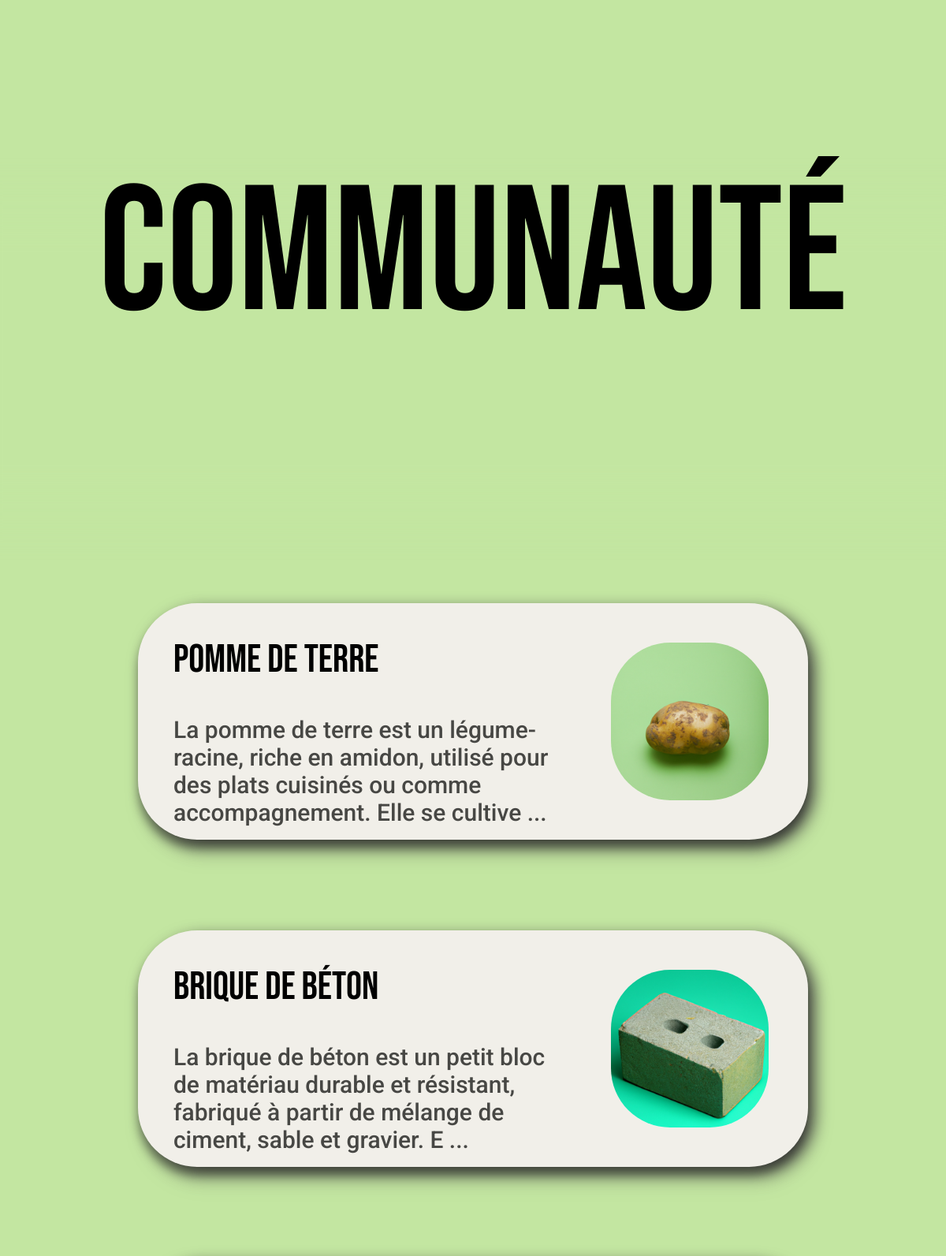
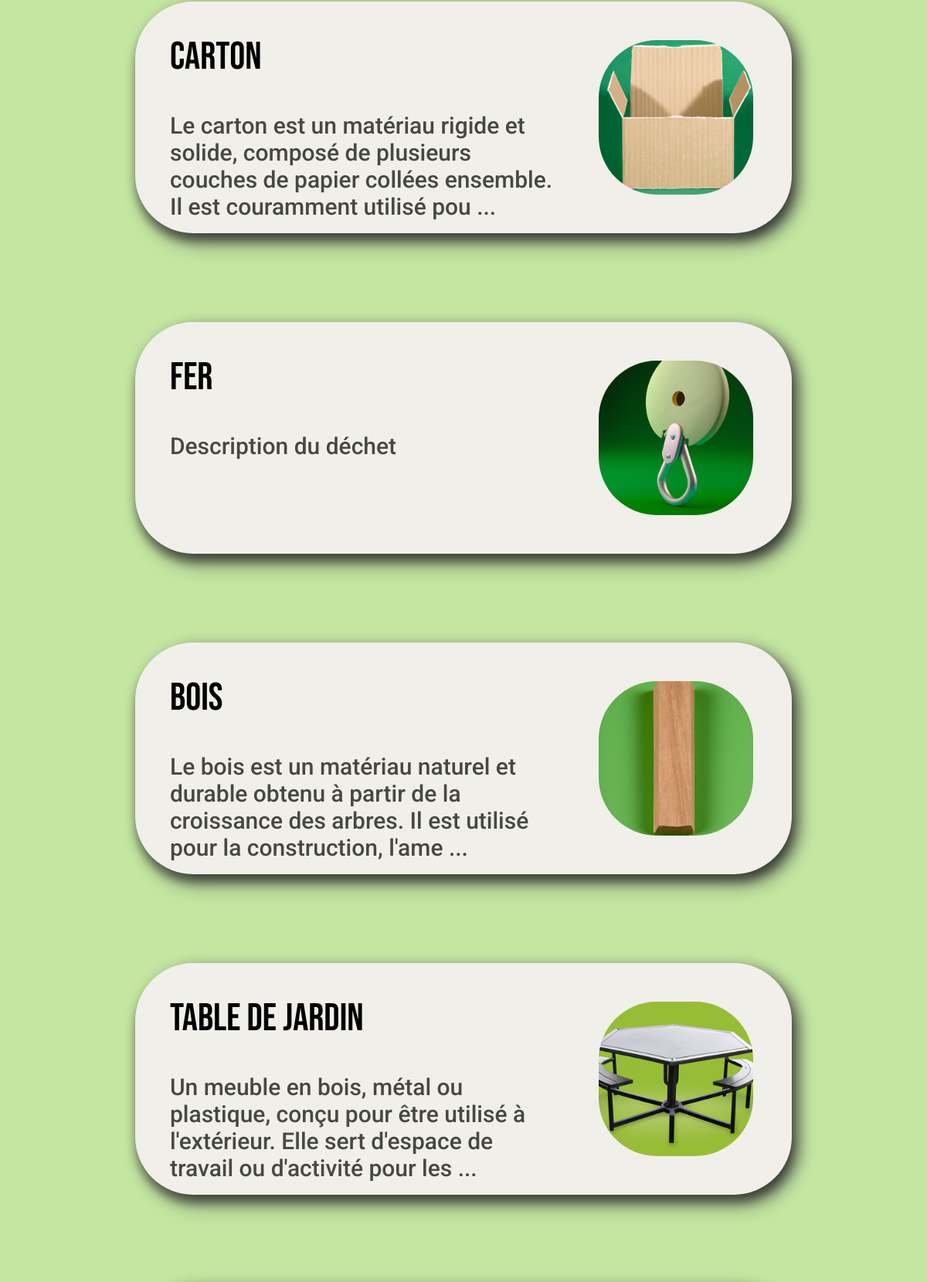
The app's page /popular (upper part) with its own data (2 pictures, top to bottom).
### app/models.py (models this page shows, shortened)
class Waste(db.Model):
    id = db.Column(db.Integer, primary_key=True)
    name = db.Column(db.String(20), unique=True, nullable=False)
    description = db.Column(db.Text, nullable=False)
    list_recycling_possibilitites = db.Column(db.Text, nullable=False)
    nb_views = db.Column(db.Integer, nullable=False, default=0)
    last_viewed = db.Column(db.DateTime, nullable=False,
                            default=datetime.utcnow)

### app/wastes/routes.py (the view)
@wastes_bp.route('/popular')
def popular():
    page = request.args.get('page', 1, type=int)
    wastes = Waste.query.order_by(
        Waste.nb_views.desc()).paginate(page=page, per_page=10)
    return render_template('popular.html', wastes=wastes, title='Popular', location='popular')

### app/templates/popular.html (shortened to what this page needs)
{%extends "layout.html"%}
{% block head%}
<link rel="stylesheet" href="{{ url_for('static', filename='css/article-waste-container.css') }}">
{% endblock %}
{% block content %}
<div class="div-content-site">
    <nav class="navbar">
        <div class="navbar-blur"></div>
        <h1>COMMUNAUTÉ</h1>
    </nav>
    {% for waste in wastes.items %}
    <div class="content-container">
        <a href="{{ url_for('wastes.waste', waste_id=waste.id) }}" target="_self">
            <div class="text-container">
                <h2>{{ waste.name }}</h2>
                {% if waste.description[:130] !=  waste.description[:131] %}
                <p>{{ waste.description[:130] + ' ...' }}</p>
                {% else %}
                <p>{{ waste.description }}</p>
                {% endif %}
            </div>
            <div class="image-container">
                <img src={{ url_for('static', filename='uploads/wastes/' + waste.name + '.png' ) }} alt="Image">
            </div>
        </a>
    </div>
    {% endfor %}
</div>
{% endblock content %}

### app/templates/layout.html (shortened to what this page needs)
<!DOCTYPE html>
<html>
<head>
    <link rel="stylesheet" href="{{ url_for('static', filename='css/main.css') }}">
    {% block head%}{% endblock %}
</head>
<body>
    {% block content%}{% endblock %}
</body>
</html>

### app/static/css/main.css (style rules this page uses)
body { background-color: #C3E6A1; font-family: 'Roboto', sans-serif; }
.navbar, .navbar-search { position: fixed; left: 0%; width: 100%; top: 0%; z-index: 9998; margin: 0; }
.navbar { height: 650px; }
.navbar-blur, .navbar-search-blur { position: absolute; left: -4.63%; right: -4.63%; bottom: 0%; background: #C3E6A1; filter: blur(25px); }
.navbar-blur { top: 40%; }
.navbar h1, .navbar-search h1 { left: 0; right: 0; position: absolute; margin: auto; display: flex; align-items: center; justify-content: center; text-align: center; font-family: 'Bebas Neue'; font-style: normal; font-weight: 400; font-size: 225px; line-height: 270px; color: #000000; }
.navbar h1 { top: 5%; bottom: 5%; }
.div-content-site { position: relative; left: 0%; right: 0%; margin-top: 765px; margin-bottom: 260px; padding-bottom: 230px; }

### app/static/css/article-waste-container.css (style rules this page uses)
.content-container { filter: drop-shadow(8px 8px 10px #474744); Width: 850px; Height: 300px; margin-top: 115px; margin-left: calc(50% - 850px/2); margin-right: calc(50% + 850px/2); text-decoration: none; background: #F1EFE9; box-shadow: 0px 11px 11px rgba(0, 0, 0, 0.25); border-radius: 75px; }
.text-container { position: absolute; left: 5.29%; right: 35.88%; font-style: normal; }
.text-container h2 { top: 15%; bottom: 62.67%; font-family: 'Bebas Neue'; font-weight: 400; font-size: 50px; line-height: 60px; display: flex; align-items: center; color: #000000; }
.text-container p { top: 40%; bottom: 15%; font-family: 'Roboto'; font-weight: 500; font-size: 30px; line-height: 35px; color: #474744; }
.image-container { position: absolute; left: 70.59%; right: 5.88%; top: 16.67%; bottom: 16.67%; background: #FFFCF8; border-radius: 75px; }
.image-container img { width: 100%; height: 100%; object-fit: cover; border-radius: 75px; }

### records on screen
Waste: name "pomme de terre", description "La pomme de terre est un légume-racine, riche en amidon, utilisé pour des plats cuisinés ou comme accompagnement. Elle se cultive ...", name (picture)
Waste: name "brique de béton", description "La brique de béton est un petit bloc de matériau durable et résistant, fabriqué à partir de mélange de ciment, sable et gravier. E ...", name (picture)
Waste: name "carton", description "Le carton est un matériau rigide et solide, composé de plusieurs couches de papier collées ensemble. Il est couramment utilisé pou ...", name (picture)
Waste: name "fer", description "Description du déchet", shows a picture
Waste: name "bois", description "Le bois est un matériau naturel et durable obtenu à partir de la croissance des arbres. Il est utilisé pour la construction, l'ame ...", name (picture)
Waste: name "table de jardin", description "Un meuble en bois, métal ou plastique, conçu pour être utilisé à l'extérieur. Elle sert d'espace de travail ou d'activité pour les ...", name (picture)
